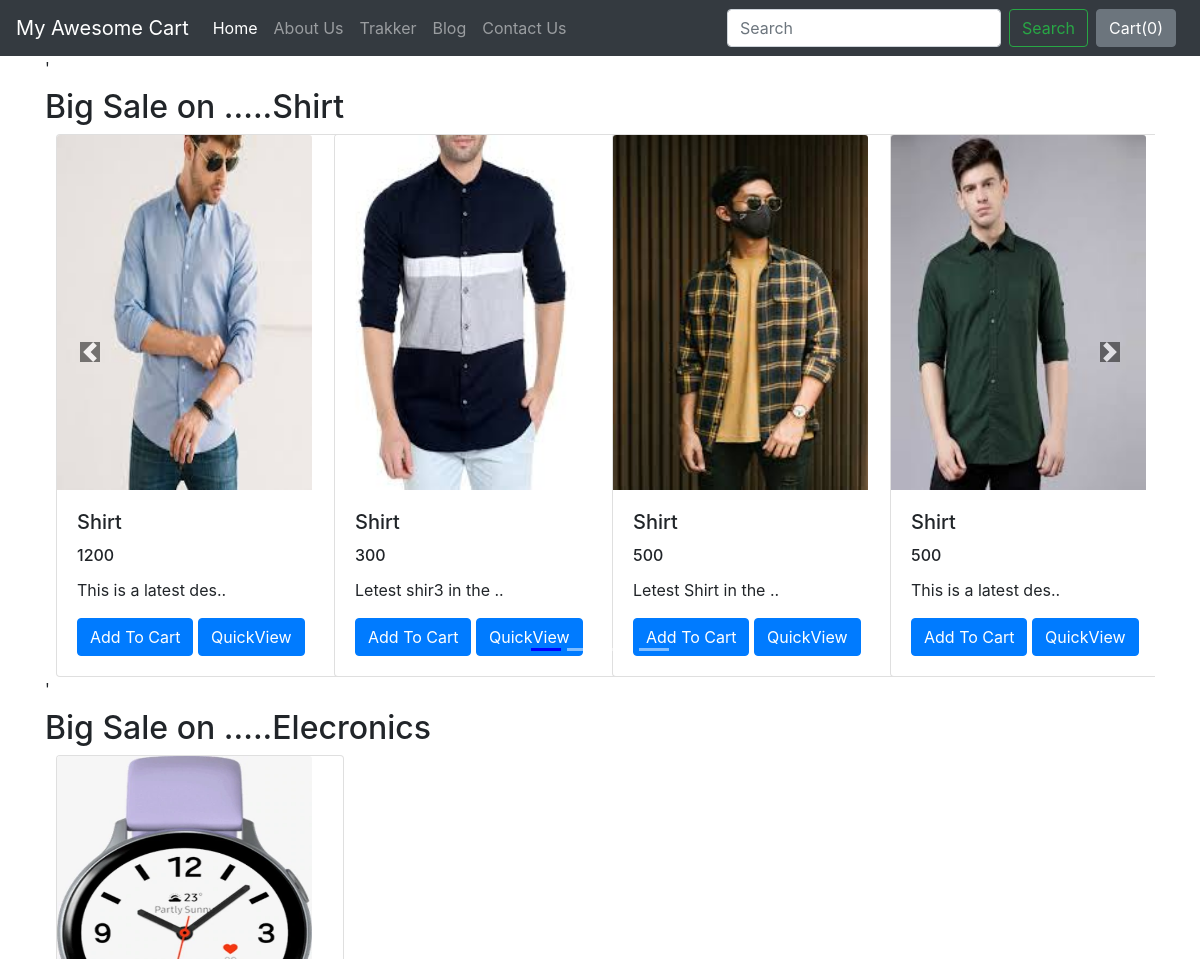
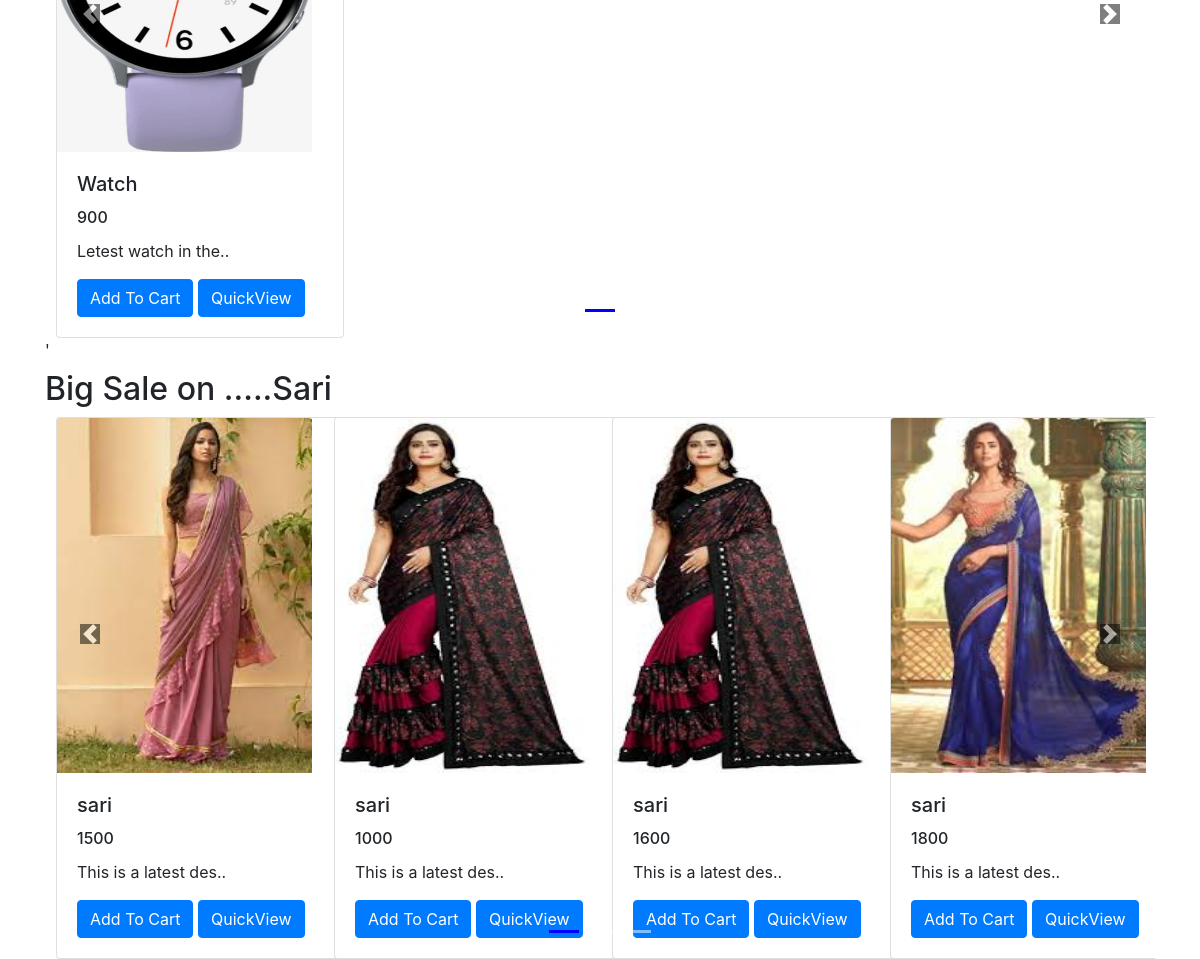
The app's page /shop/ with its own data (2 pictures, top to bottom).
### shop/models.py (models this page shows, shortened)
class Product(models.Model):
    product_id = models.AutoField
    product_name = models.CharField(max_length=50)
    category = models.CharField(max_length=50, default="")
    subcategory = models.CharField(max_length=50, default="")
    dess = models.CharField(max_length=500)
    price = models.IntegerField(default="0")
    pub_date = models.DateField()
    image = models.ImageField(upload_to='shop/images', default="")

### shop/views.py (the view)
# urls.py: path('', views.index, name='Home'),
def index(request):
    allProds = []
    catprods = Product.objects.values('category', 'id')
    cats = {item['category'] for item in catprods}
    for cat in cats:
        prod = Product.objects.filter(category=cat)
        n = len(prod)
        nSlides = n // 4 + ceil((n / 4) - (n // 4))
        allProds.append([prod, range(1, nSlides), nSlides])
        params = {'allProds': allProds}
    return render(request, 'shop/index.html', params)

### shop/templates/shop/index.html (shortened to what this page needs)
{% extends 'shop/basic.html' %}
{% block body %}
{% load static %}
<div class="container" xmlns:data="http://www.w3.org/1999/xhtml">
     {% for product, range, nSlides in allProds %}
    <div id="demo{{forloop.counter}}" class="carousel slide " data-ride="carousel">'
        <ul class="carousel-indicators">
            <li data-target="#demo{{forloop.counter}}" data-slide-to="0" class="active"></li>
    {% for i in range %}
       <li data-target="#demo{{forloop.parentloop.counter}}" data-slide-to="{{i}}" ></li>
    {% endfor %}
</ul>
      <div class="carousel-inner">
          <h2 class="my-2"> Big Sale on .....{{product.0.category}}</h2>
        <div class="carousel-item active">
            {% for i in product %}
            <div class="col-xs-3 col-sm-3 col-md-3">
              <div class="card" style="width: 18rem;">
                <img src='/media/{{i.image}}' class="card-img-top" alt="...">
                <div class="card-body">
                  <h5 class="card-title">{{i.product_name}}</h5>
                    <h6 class="card-title">{{i.price}}</h6>
                  <p class="card-text">{{i.dess|slice:"0:20"}}..</p>
                  <button id="pr{{product.0.id}}" class="btn btn-primary cart">Add To Cart</button>
                   <a href="/shop/products/{{i.id}}"><button id="qv{{i.id}}" class="btn btn-primary cart">QuickView</button></a>
                </div>
              </div>
            </div>
            {% if forloop.counter|divisibleby:4 and forloop.counter > 0 and not forloop.last %}
             </div>
          <div class="carousel-item">
            {% endif%}
            {% endfor %}
      </div>
      </div>
        </div>
<a class="carousel-control-prev " href="#demo{{forloop.counter}}" role="button" data-slide="prev">
   <span class="carousel-control-prev-icon" aria-hidden="true" ></span>
  </a>
  <a class="carousel-control-next" href="#demo{{forloop.counter}}" role="button" data-slide="next">
    <span class="carousel-control-next-icon" aria-hidden="true"></span>
  </a>
    {% endfor %}
    </div>
 {% endblock %}

### shop/templates/shop/basic.html (shortened to what this page needs)
<!doctype html>
<html lang="en">
<head>
    <link rel="stylesheet" href="https://stackpath.bootstrapcdn.com/bootstrap/4.2.1/css/bootstrap.min.css"
>
</head>
<body>
    <nav class="navbar navbar-expand-lg navbar-dark bg-dark">
        <a class="navbar-brand" href="/shop">My Awesome Cart</a>
        <div class="collapse navbar-collapse" id="navbarSupportedContent">
            <ul class="navbar-nav mr-auto">
                <li class="nav-item active">
                    <a class="nav-link" href="/shop">Home <span class="sr-only">(current)</span></a>
                </li>
                <li class="nav-item">
                    <a class="nav-link" href="/shop/about">About Us</a>
                </li>
                <li class="nav-item">
                    <a class="nav-link" href="/shop/traker">Trakker</a>
                </li>
                 <li class="nav-item">
                    <a class="nav-link" href="/blog/">Blog</a>
                </li>
                <li class="nav-item">
                    <a class="nav-link" href="/shop/contact">Contact Us</a>
                </li>
            </ul>
            <form class="form-inline my-2 my-lg-0">
                <input class="form-control mr-sm-2" type="search" placeholder="Search" aria-label="Search">
                <button class="btn btn-outline-success my-2 my-sm-0" type="submit">Search</button>
            </form>
<button type="button" class="btn btn-secondary mx-2" id="popcart" data-bs-container="body" data-bs-toggle="popover" data-bs-placement="bottom" data-bs-content="Bottom popover">
  Cart(<span id="cart">0</span>)
</button>
        </div>
    </nav>
{% block body %}  {% endblock %}
</body>

### records on screen
Product: category "Shirt", image (picture), product_name "Shirt", price "1200", dess "This is a latest des"
Product: image (picture), product_name "Shirt", price "300", dess "Letest shir3 in the"
Product: image (picture), product_name "Shirt", price "500", dess "Letest Shirt in the"
Product: image (picture), product_name "Shirt", price "500", dess "This is a latest des"
Product: category "Elecronics", image (picture), product_name "Watch", price "900", dess "Letest watch in the"
Product: category "Sari", image (picture), product_name "sari", price "1500", dess "This is a latest des"
Product: image (picture), product_name "sari", price "1000", dess "This is a latest des"
Product: image (picture), product_name "sari", price "1600", dess "This is a latest des"
Product: image (picture), product_name "sari", price "1800", dess "This is a latest des"
